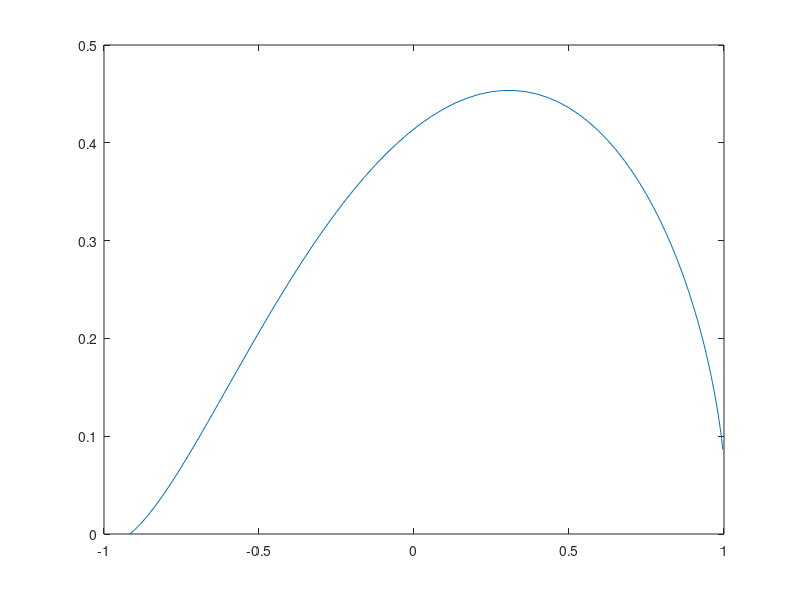

Recreate this plot in MATLAB.
#!/usr/bin/env octave

function ebene_bipolarkoordinaten()
  a =  1;
  beta = linspace(0,pi/2,100);
  u = linspace(-pi,pi,100);
  for i = 1:100
    x(i) = [(a * sinh(u(i))) / (cosh(u(i)) + cos(beta(i)))];
    y(i) = [(a * sin(beta(i))) / (cosh(u(i)) + cos(beta(i)))];
  end
  plot1 = plot(x,y);
  waitfor(plot1);
end
